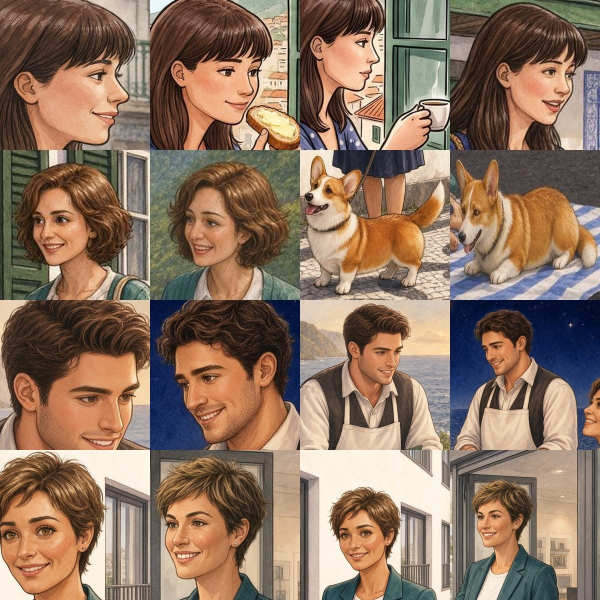
#> input picture tools/charsheet/character-sheet-v3.jpg, 1200 x 1200 px, given in place of b17p6.jpg, which was not available (shown at 1/2 size)
$ python life17.py
#> lines starting #> are read from the running program, lines starting #| are printed output that depends on the picture; after the words box and inside, x2 and y2 are one past the last pixel; in counts of white or black regions, pixels touching at a corner belong together; pictures that were not available may be replaced by others from this repository, and a replacement may not be noted
### tools/b17/hlmask.py
#!/usr/bin/env python3
"""Cut book 16 tap regions with Segment Anything and build the page SVG entries.
  hlmask.py cut <page>     # one page per process (vit_h needs ~6 GB); caches masks
  hlmask.py sheet          # per-word review sheet
Paths: WORK (scratch) holds masters/ and hlcache/."""
import sys,os,io,base64,pickle,numpy as np,cv2
from PIL import Image,ImageDraw,ImageFont
sys.path.insert(0,os.path.dirname(__file__))
from hl_book17 import SPEC
WORK=os.environ.get('WORK','/tmp/claude-0/-home-user-madeira-books/11c1ecef-e1df-5fad-8f8e-68eb719ae5fc/scratchpad/b17')
SAMCK=os.path.join(os.path.dirname(WORK),'sam','vit_h.pth')
W,H=1600,898
def master(i): return np.array(Image.open(f'{WORK}/masters/b17p{i+1}.jpg').convert('RGB'))
#> called with i = 5
#> returned value is the input picture: shape (1200, 1200, 3); mean R, G, B 141.1, 115.6, 97.2
_P=None
# [35 lines left out: functions predictor, sam_mask, shape, region, cut, not called in this run]
def load(i): return pickle.load(open(f'{WORK}/hlcache/presente_{i}.pkl','rb'))
# [16 lines left out: functions sheet, mask_png, not called in this run]
# [4 lines that do not run on import are left out]

### tools/b17/hl_book17.py
"""Tap-region specs for book 17 (presente), master px 1600x898. Shapes as in tools/b16/hl_book16.py."""
RITA1=('sam',(370,295,630,898),[(500,450),(500,700),(500,330)],[(800,600)],'big')
SHOP=('sam',(110,120,420,720),[(260,400),(160,300)],[],'big')
SIGN=('sam',(515,95,645,300),[(580,170)],[],'big')
FRAME=('sam',(890,325,1215,730),[(915,520),(1190,520),(1050,340),(1050,705)],[(1050,520)],'best')
SELLER=('sam',(865,40,1480,720),[(1200,200),(1320,450),(1180,620)],[],'big')
LADY=('sam',(140,45,350,285),[(220,150),(200,240)],[],'best')
QUEUE=[('sam',(0,140,130,780),[(60,400)],[],'big'),('sam',(85,165,240,850),[(160,400)],[],'big'),('sam',(200,120,400,880),[(300,400)],[],'big')]
RITA5=('sam',(355,55,800,898),[(600,350),(620,700),(620,130)],[],'big')
AGENT=('sam',(1265,50,1560,670),[(1400,350),(1340,150)],[],'big')
TERM=('sam',(900,520,1100,635),[(1000,580)],[],'best')
RITA6=('sam',(330,95,680,885),[(560,350),(520,700),(580,160)],[],'big')
GIFT6=('sam',(330,525,480,630),[(400,575)],[],'best')
TIAGO6=('sam',(940,305,1095,690),[(1010,450),(1000,600)],[],'big')
VAN=('sam',(720,330,1390,680),[(1200,450),(800,520),(1250,600)],[(1010,450)],'big')
P8={'rita':(255,270,560,898),'ana':(530,270,700,898),'marta':(670,285,820,898),'joao':(780,215,960,640),'tiago':(930,320,1260,760),
    'sofia':(1080,240,1245,520),'ines':(1190,215,1390,700),'viz':(1300,270,1530,898)}
def per(k,pos): return ('sam',P8[k],[pos],[],'big')
PEOPLE8=[per('rita',(400,500)),per('ana',(610,480)),per('marta',(745,470)),per('joao',(870,400)),per('tiago',(1050,550)),per('sofia',(1150,400)),per('ines',(1290,480)),per('viz',(1420,500))]
SPEC={
0:[('carro',[('sam',(400,410,1160,860),[(800,600),(1000,550),(1100,650)],[(500,600)],'big'),('sub',RITA1)]),
   ('loja',[SHOP]),
   ('sinal',[SIGN])],
1:[('vendedor',[SELLER,('sub',FRAME)]),
   ('fotografia',[('sam',(595,340,880,610),[(740,460),(640,560)],[],'best')]),
   ('medalha',[('ell',690,452,10,10),('ell',745,438,10,10),('ell',795,468,10,10)]),
   ('moldura',[FRAME])],
2:[('embrulho',[('sam',(440,485,560,590),[(495,535)],[],'best')]),
   ('camiao',[('rect',512,97,648,245)])],
3:[('janela',[('sam',(75,0,440,300),[(110,120),(395,120),(250,320)],[],'big'),('sub',LADY)]),
   ('senhora',[LADY]),
   ('reboque',[('sam',(865,385,1260,585),[(960,480),(1150,470),(1050,420)],[],'big')])],
4:[('esquadra',[('rect',0,0,1600,898),('sub',RITA5),('sub',AGENT)]+[('sub',q) for q in QUEUE]),
   ('fila',QUEUE),
   ('agente',[AGENT]),
   ('matricula',[('ell',1158,352,22,10)]),
   ('computador',[('sam',(990,240,1250,470),[(1120,350),(1050,450)],[],'big')]),
   ('multa',[TERM]),
   ('cartao',[('poly',[(925,500),(985,493),(992,530),(930,537)])]),
   ('recibo',[('poly',[(1000,498),(1062,490),(1082,530),(1012,535)])])],
5:[('deposito',[('rect',0,270,1600,898),('sub',RITA6),('sub',GIFT6),('sub',VAN),('sub',TIAGO6)]),
   ('carrinha',[VAN,('sub',TIAGO6)]),
   ('esconde',[RITA6,GIFT6]),
   ('costas',[('ell',470,470,75,140),GIFT6])],
6:[('papel',[('poly',[(330,456),(432,450),(440,498),(314,502)])]),
   ('parabrisas',[('sam',(215,345,525,505),[(400,410),(270,465)],[(600,450)],'best')])],
7:[('oficina',[('rect',0,0,1600,898)]+[('sub',x) for x in PEOPLE8]+[('sub',('rect',590,690,1600,898))]),
   ('cantam',[PEOPLE8[i] for i in (1,2,3,5,6,7)]),
   ('sopra',[('ell',985,455,60,65),('ell',910,640,85,50)]),
   ('vela',[('ell',910,638,82,45)]),
   ('encolheombros',[PEOPLE8[0]])],
}

### tools/b17/life17.py
#!/usr/bin/env python3
"""Scene life for book 17: harbour sea shimmer (p6), candle flicker (p8).
Frames are made by moving the painting's own pixels; packed as a 2-column sprite sheet with a
6 px gutter, shown through a nested <svg> window (discrete translate + crossfade to the next frame).
  life17.py build   -> docs/img/b17p<N>_<stem>_sheet.webp and life17.json (svg snippets)"""
import os,sys,json,numpy as np,cv2
from PIL import Image
sys.path.insert(0,os.path.dirname(__file__)); import hlmask
DOC=os.path.abspath(os.path.join(os.path.dirname(__file__),'..','..','docs')); W,H=1600,898
GX,GY=np.meshgrid(np.arange(W,dtype=np.float32),np.arange(H,dtype=np.float32))
# [18 lines left out: functions ripple, sway, not called in this run]
def region(i,key): return dict(hlmask.load(i))[key].astype(np.float32)
# [17 lines left out: function pack, not called in this run]
def layer(svgs): return '<g class="life">'+''.join(svgs)+'<rect class="beat" x="0" y="0" width="465.8" height="260" fill="#000" opacity=".002"><animate attributeName="opacity" values=".002;.003;.002" dur="10s" repeatCount="indefinite"/></rect></g><!--/life-->'
# [6 lines left out: function breathe, not called in this run]
def build():
    L={}
    # p6: the harbour sea behind the car pound, a slow shimmer (Rita's head and the cranes' piers kept still)
    i=5; B=hlmask.master(i).astype(np.float32); m=np.zeros((H,W),np.float32)
    cv2.fillPoly(m,[np.array([(0,226),(1600,226),(1600,279),(0,279)],np.int32)],1.)
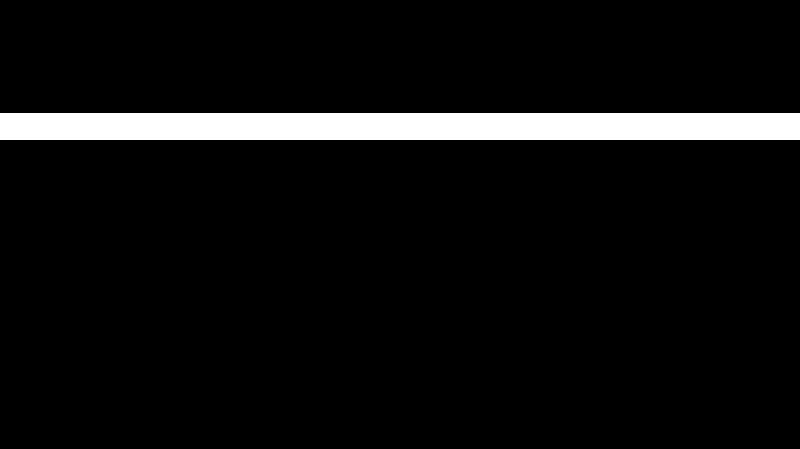
#> m: shape (898, 1600) float32 (shown at 1/2 size); values 0 (black) and 1 (white), 6% white; 1 white region, box (x1, y1, x2, y2) and area: (0, 226, 1600, 280) 86400
    hsv=cv2.cvtColor(B.astype(np.uint8),cv2.COLOR_RGB2HSV); sea=((hsv[...,0]>=40)&(hsv[...,0]<=120)&(hsv[...,2]>=110)).astype(np.float32)
#> after `hsv = cv2.cvtColor(B.astype(np.uint8), cv2.COLOR_RGB2HSV)`: hsv: shape (1200, 1200, 3); mean H, S, V 25.8, 100.2, 145.6
#> after `sea = ((hsv[..., 0] >= 40) & (hsv[..., 0] <= 120) & (hsv[..., 2] >= 11`:
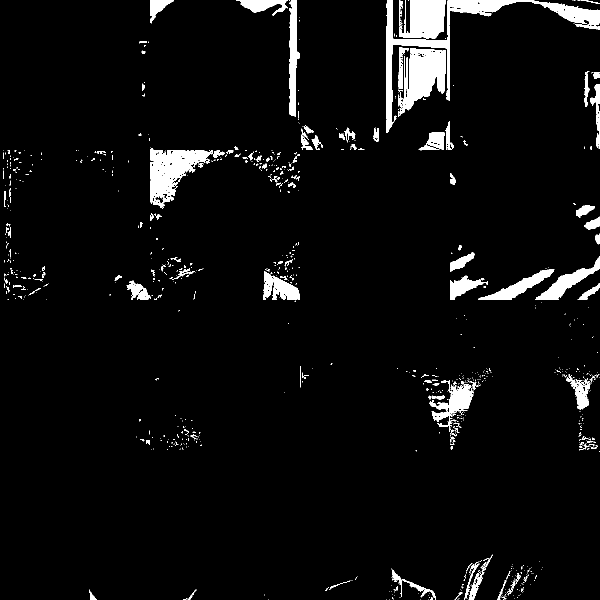
#> sea: shape (1200, 1200) float32 (shown at 1/2 size); values 0 (black) and 1 (white), 4.8% white; 939 white regions (795 under 20 px), largest, box (x1, y1, x2, y2) and area: (300, 297, 426, 417) 7237, (812, 97, 892, 221) 6718, (899, 0, 1200, 51) 5644
#> (the run stopped early here; a loop or call above may not have finished)

$ run again, on tools/core/artifact/img/t/b10p4.webp
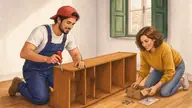
#> input picture tools/core/artifact/img/t/b10p4.webp, 192 x 108 px, given in place of b17p6.jpg, which was not available
#> in master, returned value is the input picture: shape (108, 192, 3); mean R, G, B 177.2, 143, 113.9
#> m: shape (898, 1600) float32; values 0 (black) and 1 (white), 6% white; 1 white region, box (x1, y1, x2, y2) and area: (0, 226, 1600, 280) 86400
#> hsv: shape (108, 192, 3); mean H, S, V 25.1, 105.5, 179.3
#> in build, `sea = ((hsv[..., 0] >= 40) & (hsv[..., 0] <= 120) & (hsv[..., 2] >= 11`:
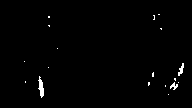
#> sea: shape (108, 192) float32; values 0 (black) and 1 (white), 0.94% white; 18 white regions (15 under 20 px), largest, box (x1, y1, x2, y2) and area: (38, 76, 44, 98) 75, (178, 63, 184, 76) 39, (170, 82, 178, 90) 32
